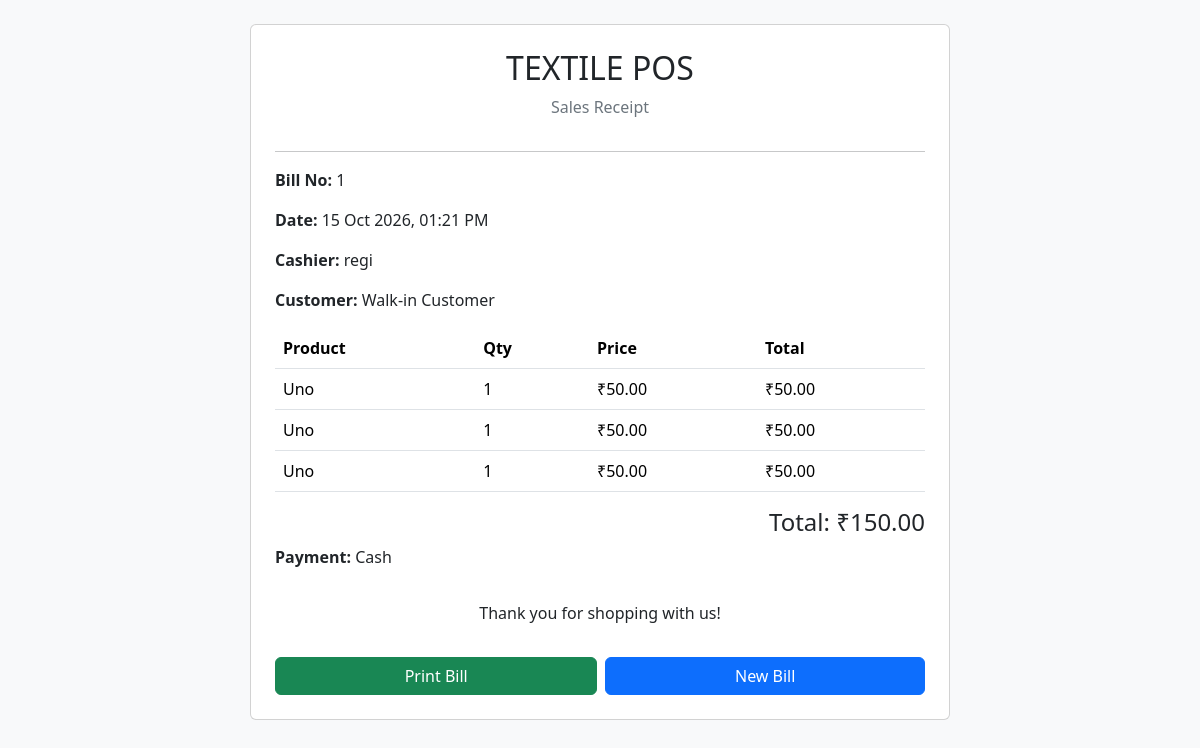
Page /bill/1/ (signed in) on the committed database.
### pos/models.py (models this page shows, shortened)
class Sale(models.Model):
    PAYMENT_CHOICES = [
        ("CASH", "Cash"),
        ("CARD", "Card"),
        ("UPI", "UPI"),
    ]
    cashier = models.ForeignKey(
        User,
        on_delete=models.SET_NULL,
        null=True,
        related_name="pos_sales"
    )
    customer_name = models.CharField(max_length=150, blank=True)
    subtotal = models.DecimalField(max_digits=12, decimal_places=2)
    discount = models.DecimalField(
        max_digits=10, decimal_places=2, default=0
    )
    total = models.DecimalField(max_digits=12, decimal_places=2)
    payment_method = models.CharField(
        max_length=10,
        choices=PAYMENT_CHOICES,
        default="CASH"
    )
    created_at = models.DateTimeField(auto_now_add=True)

class SaleItem(models.Model):
    sale = models.ForeignKey(
        Sale,
        on_delete=models.CASCADE,
        related_name="items"
    )
    product = models.ForeignKey(
        Product,
        on_delete=models.PROTECT,
        related_name="sale_items"
    )
    quantity = models.PositiveIntegerField()
    unit_price = models.DecimalField(max_digits=10, decimal_places=2)
    line_total = models.DecimalField(max_digits=12, decimal_places=2)

class Product(models.Model):
    name = models.CharField(max_length=150)
    sku = models.CharField(max_length=50, unique=True)
    category = models.CharField(max_length=100, blank=True)
    size = models.CharField(max_length=30, blank=True)
    color = models.CharField(max_length=50, blank=True)
    price = models.DecimalField(max_digits=10, decimal_places=2)
    stock_quantity = models.PositiveIntegerField(default=0)
    supplier = models.ForeignKey(
        Supplier,
        on_delete=models.SET_NULL,
        null=True,
        blank=True,
        related_name="products"
    )
    created_at = models.DateTimeField(auto_now_add=True)

### pos/views.py (the view)
# urls.py: path("bill/<int:sale_id>/", views.bill_detail, name="bill_detail"),
@login_required
def bill_detail(request, sale_id):
    sale = get_object_or_404(
        Sale.objects.prefetch_related("items__product"),
        pk=sale_id,
    )
    if not (
        request.user.is_superuser
        or request.user.is_staff
        or sale.cashier_id == request.user.id
    ):
        return redirect("billing")
    return render(
        request,
        "pos/bill_detail.html",
        {"sale": sale},
    )

### pos/templates/pos/bill_detail.html (shortened to what this page needs)
<!DOCTYPE html>
<html lang="en">
<head>
    <link href="https://cdn.jsdelivr.net/npm/bootstrap@5.3.3/dist/css/bootstrap.min.css" rel="stylesheet">
</head>
<body class="bg-light">
<div class="container py-4">
    <div class="card p-4 mx-auto" style="max-width:700px">
        <h2 class="text-center">TEXTILE POS</h2>
        <p class="text-center text-secondary">Sales Receipt</p>
        <hr>
        <p><strong>Bill No:</strong> {{ sale.id }}</p>
        <p><strong>Date:</strong> {{ sale.created_at|date:"d M Y, h:i A" }}</p>
        <p><strong>Cashier:</strong> {{ sale.cashier.username|default:"Staff" }}</p>
        <p><strong>Customer:</strong> {{ sale.customer_name|default:"Walk-in Customer" }}</p>
        <div class="table-responsive">
            <table class="table">
                <thead><tr><th>Product</th><th>Qty</th><th>Price</th><th>Total</th></tr></thead>
                <tbody>
                {% for item in sale.items.all %}
                    <tr>
                        <td>{{ item.product.name }}</td>
                        <td>{{ item.quantity }}</td>
                        <td>₹{{ item.unit_price }}</td>
                        <td>₹{{ item.line_total }}</td>
                    </tr>
                {% endfor %}
                </tbody>
            </table>
        </div>
        <h4 class="text-end">Total: ₹{{ sale.total }}</h4>
        <p><strong>Payment:</strong> {{ sale.get_payment_method_display }}</p>
        <p class="text-center mt-3">Thank you for shopping with us!</p>
        <div class="d-flex gap-2 mt-3">
            <button onclick="window.print()" class="btn btn-success flex-fill">Print Bill</button>
            <a href="{% url 'billing' %}" class="btn btn-primary flex-fill">New Bill</a>
        </div>
    </div>
</div>
</body>
</html>

### rows in the picture
Sale: id "1", created_at "15 Oct 2026, 01:21 PM", cashier.username "regi", customer_name "Walk-in Customer", total "150.00", payment_method "Cash"
SaleItem: product.name "Uno", quantity "1", unit_price "50.00", line_total "50.00"
SaleItem: product.name "Uno", quantity "1", unit_price "50.00", line_total "50.00"
SaleItem: product.name "Uno", quantity "1", unit_price "50.00", line_total "50.00"
